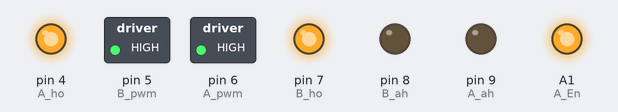
Bench run of a sketch on a simulated Arduino Uno, built with avr-gcc and run on an emulated ATmega328P. Shown: switched loads named in the sketch (green lamp = pin HIGH), output pins drawn as LEDs (lit = HIGH).

Above: at 2.5 s.
At 5.5 s:
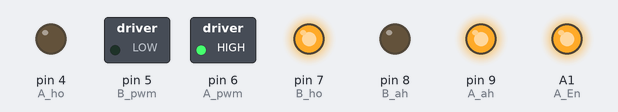
Timing chart, 0 to 12.7 s (numbered marks = the images above):
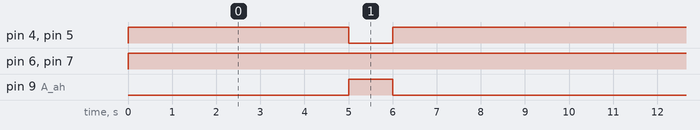

The sketch:

PonteHmonster.ino
```cpp
//      Canal A
#define A_ho   4  // -> Sentido Horário
#define A_ah   9  // -> Sentido Ant-horário
#define A_pwm  6  // -> Velocidade - pwm do motor
#define A_En   A1 // -> Pino de enable do canal A

//      Canal B
#define B_ho   7  // -> Sentido Horário
#define B_ah   8  // -> Sentido Ant-horário
#define B_pwm  5  // -> Velocidade - pwm do motor
#define B_En   A0 // -> Pino de enable do canal B

int pin[8] = {A_ho, A_ah, A_pwm, A_En, B_ho, B_ah, B_pwm, B_En};


void setup() {
  Serial.begin(9600);
  for(int i = 0; i < 7; i++){
    pinMode(pin[i], OUTPUT);
  }
  digitalWrite(A_En, HIGH);
  digitalWrite(B_En, HIGH);
}

void loop() {

    Motor(HIGH, LOW, 255, HIGH, LOW, 255);
    delay(5000);

    Motor(LOW, HIGH, 155, HIGH, LOW, 0);
    delay(1000);

    Motor(HIGH, LOW, 255, HIGH, LOW, 255);
    delay(5000);


}

//    Lado Esquerdo    velocidade | Lado Direito       Velocidade
void Motor(bool in1, bool in2, int pwm_A, bool in3, bool in4, int pwm_B){

  //           Canal A
  digitalWrite(A_ho, in1);
  digitalWrite(A_ah, in2);
  digitalWrite(A_pwm, pwm_A);

  //           Canal B
  digitalWrite(B_ho, in3);
  digitalWrite(B_ah, in4);
  digitalWrite(B_pwm, pwm_B);
}
```

Measured:
- by itself, pin 4 (A_ho), pin 5 (B_pwm): repeats every 11.0 s: LOW 1.0 s, HIGH 10.0 s
- by itself, pin 6 (A_pwm), pin 7 (B_ho): LOW → HIGH at 0.00 s
- by itself, pin 9 (A_ah): alternates HIGH for 1.0 s and LOW for 10.0 s
